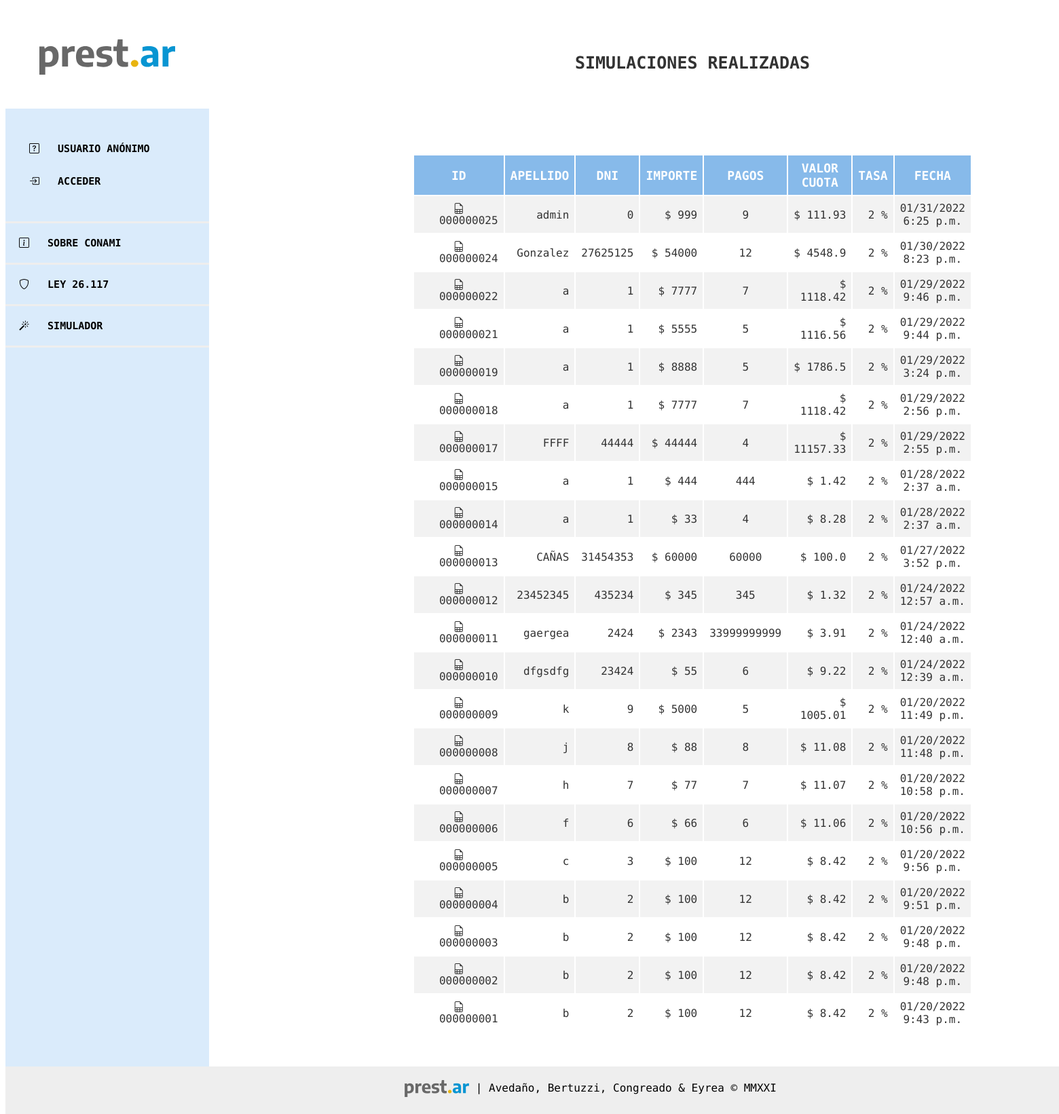
Before: /simulador/list/ with the older database file.
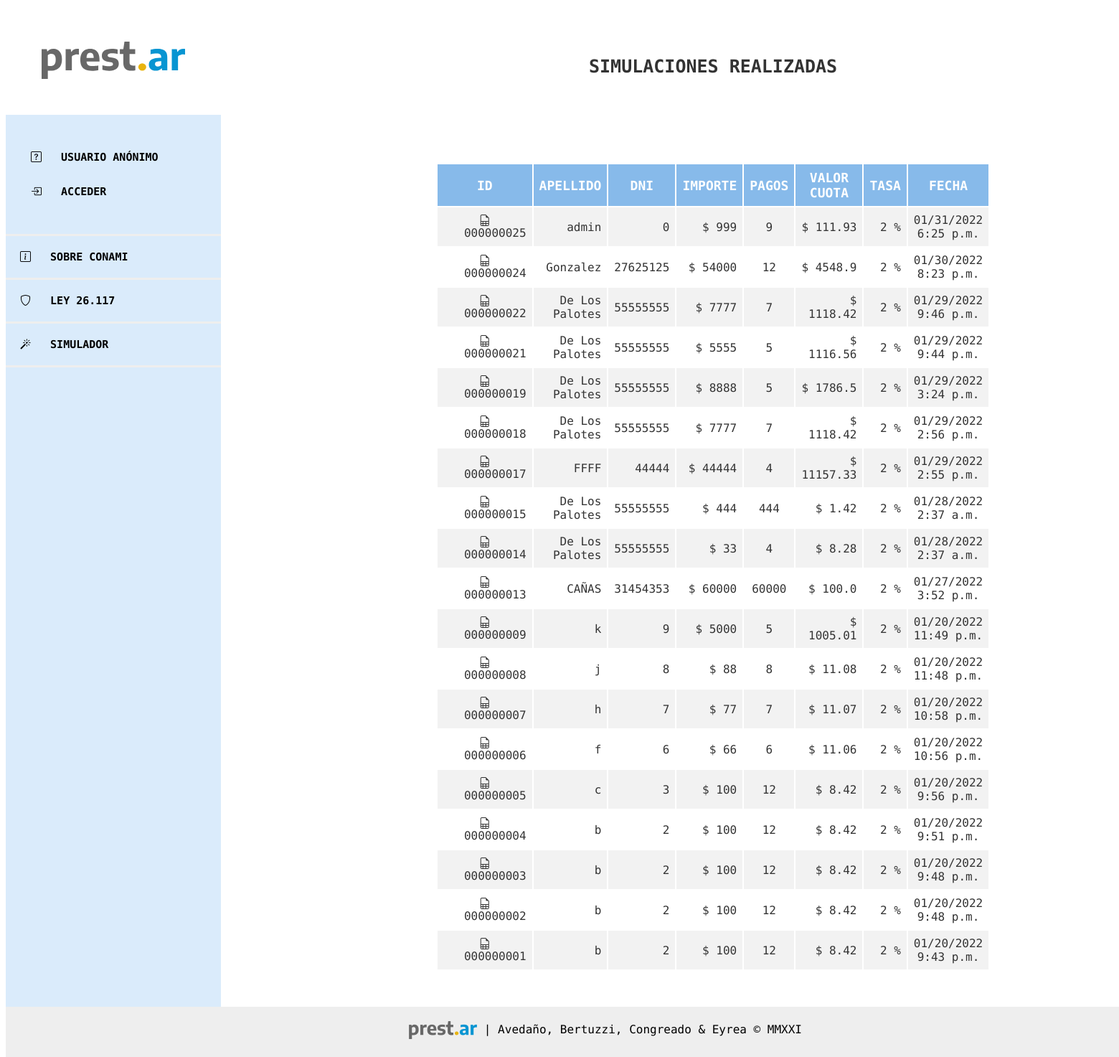
After: the same page with the newer database file.
### prestamos/models.py (models this page shows, shortened)
class Simulacion(models.Model):
    CUOTAS_LISTA = [
        ('1', '1'),
        ('3', '3'),
        ('6', '6'),
        ('9', '9'),
        ('12', '12'),
        ('18', '18'),
        ('24', '24'),
    ]
    smvm = models.ForeignKey(
        SMVM, on_delete=models.CASCADE, null=True, default=1)
    author = models.ForeignKey(
        settings.AUTH_USER_MODEL, on_delete=models.CASCADE, null=True)  # Acá tiene que quedar el null=True porque se tiene que poder hacer simulaciones sin registrarse
    nombre = models.CharField(max_length=200)
    apellido = models.CharField(max_length=200)
    dni = models.IntegerField(validators=[
                              MaxValueValidator(99999999)])
    importe_solicitado = models.PositiveIntegerField()
    created_date = models.DateTimeField(
        default=timezone.now)
    tasa_anual = models.ForeignKey(
        TasaInteres, on_delete=models.CASCADE, null=True, default=1)
    cant_cuotas = models.CharField(max_length=200, choices=CUOTAS_LISTA)
    telefono = models.CharField(max_length=200)
    email = models.CharField(max_length=200)
    cuota_final = models.DecimalField(
        decimal_places=2, max_digits=9, null=True)
    def calculo_cuota(self):
        interes = int(self.tasa_anual.tasa)/100
        cant_cuotas = int(self.cant_cuotas)
        calculo_cuota = round(self.importe_solicitado*(interes/12) /
                              (1-(1+(interes/12))**(-cant_cuotas)), 2)
        return round(calculo_cuota, 2)

class TasaInteres(models.Model):
    author = models.ForeignKey(
        settings.AUTH_USER_MODEL, on_delete=models.CASCADE)
    tasa = models.PositiveIntegerField()
    created_date = models.DateTimeField(
        default=timezone.now)
    def __str__(self):
        return '{}'.format(self.tasa)

### prestamos/views.py (the view)
# urls.py: path('simulador/list/', views.simulaciones_list, name='simulaciones_list'),
def simulaciones_list(request):
    simulaciones = SimulacionFilter(
        request.GET, queryset=Simulacion.objects.order_by('-created_date'))
    return render(request, 'simulador/simulaciones_list.html', {'filter': simulaciones})

### prestamos/templates/simulador/simulaciones_list.html (shortened to what this page needs)
{% extends 'base.html' %}
{% block content %}
<header>
	<span>SIMULACIONES REALIZADAS</span>
</header>
<main>
    <table id="example" class="display" style="width:100%">
        <thead>
            <tr class="titulo mayus">
                <th>ID </th>
                <th >APELLIDO </th>
                <th >DNI </th>
                <th >IMPORTE </th>
                <th >PAGOS </th>
				<th >VALOR CUOTA </th>
                <th>TASA </th>
                <th >FECHA </th>
            </tr>
        </thead>
        <tbody>
            {% for simulacion in filter.qs %}
                <tr >
                    <td style="text-align: center;"><a href="{% url 'simulacion_detail' pk=simulacion.pk %}"><i class="bi bi-file-earmark-spreadsheet"></i>&nbsp;&nbsp;&nbsp;{{ simulacion.id|stringformat:"09d" }}</a></td>
                    <td>{{ simulacion.apellido }}</td>
                    <td>{{ simulacion.dni }}</td>
                    <td>$ {{ simulacion.importe_solicitado }}</td>
                    <td style="text-align: center;">{{ simulacion.cant_cuotas }}</td>
					<td>$ {{ simulacion.calculo_cuota }}</td>
                    <td>{{ simulacion.tasa_anual }} %</td>
                    <td style="text-align: center;">{{ simulacion.created_date|date:"SHORT_DATETIME_FORMAT" }}</td>
                </tr>
            {% endfor %}
            </tbody>
    </table>
</main>
{% endblock %}

Changed rows visible on the page:
removed Simulacion: id "000000012", apellido "23452345", dni "435234", importe_solicitado "345", cant_cuotas "345", calculo_cuota "1.32", tasa_anual "2", created_date "01/24/2022 12:57 a.m."
removed Simulacion: id "000000011", apellido "gaergea", dni "2424", importe_solicitado "2343", cant_cuotas "33999999999", calculo_cuota "3.91", tasa_anual "2", created_date "01/24/2022 12:40 a.m."
removed Simulacion: id "000000010", apellido "dfgsdfg", dni "23424", importe_solicitado "55", cant_cuotas "6", calculo_cuota "9.22", tasa_anual "2", created_date "01/24/2022 12:39 a.m."
changed Simulacion "000000022": apellido "a" → "De Los Palotes"; dni "1" → "55555555"
changed Simulacion "000000021": apellido "a" → "De Los Palotes"; dni "1" → "55555555"
changed Simulacion "000000019": apellido "a" → "De Los Palotes"; dni "1" → "55555555"
changed Simulacion "000000018": apellido "a" → "De Los Palotes"; dni "1" → "55555555"
changed Simulacion "000000015": apellido "a" → "De Los Palotes"; dni "1" → "55555555"
changed Simulacion "000000014": apellido "a" → "De Los Palotes"; dni "1" → "55555555"
